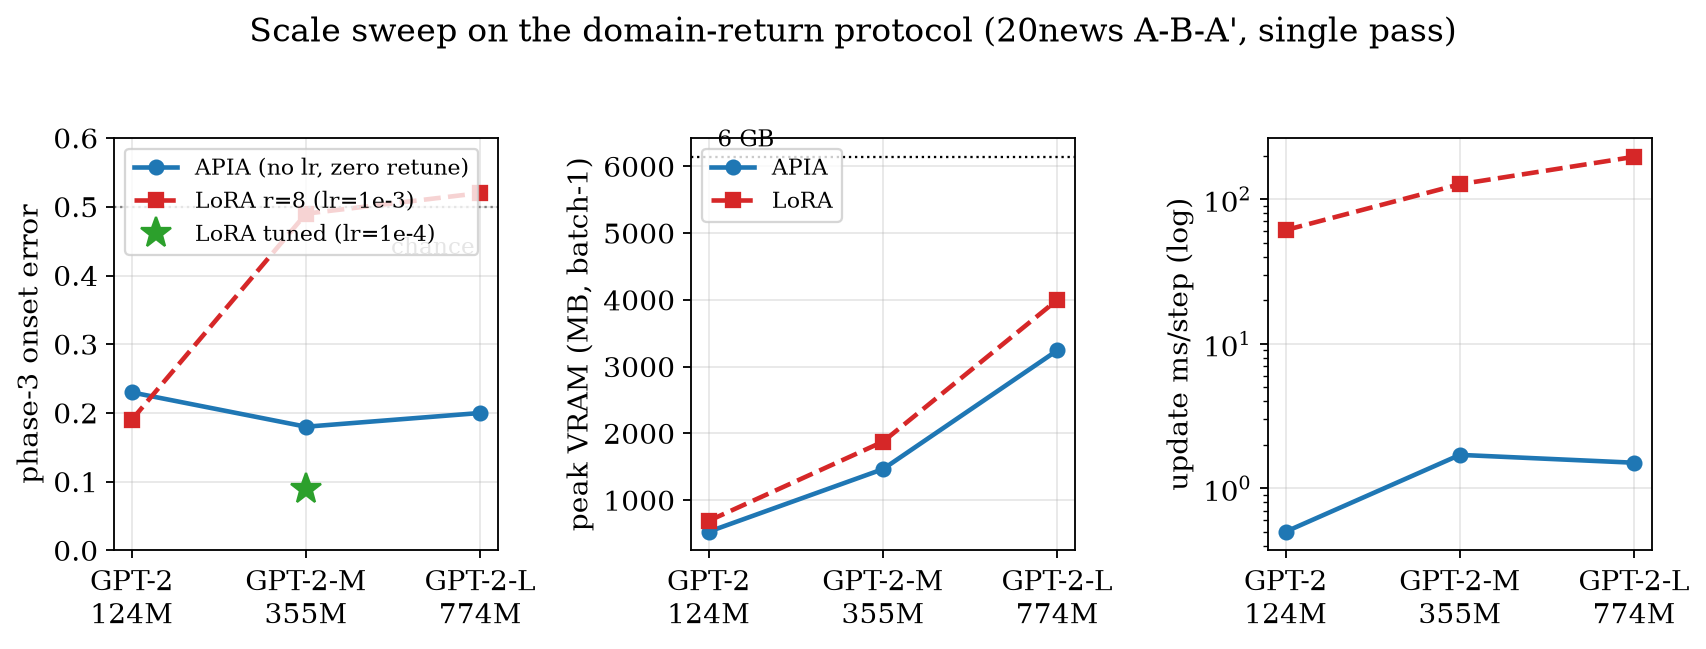

Reproduce this figure in Python.
"""fig_phase2_scale: 3-panel divergence plot from spike_results.json.

Left : P3-onset error vs model size (APIA flat band vs LoRA collapse;
       tuned-LoRA point shown honestly).
Mid  : peak VRAM, batch-1 streaming (APIA ~ weights+eps vs LoRA
       weights+backward+optimizer).
Right: update ms/step, log scale (scale-independent RLS vs growing
       LoRA step).
"""

import json
import numpy as np
import matplotlib.pyplot as plt

D = json.load(open("spike_results.json"))["results"]
MODELS = ["openai-community/gpt2", "openai-community/gpt2-medium",
          "openai-community/gpt2-large"]
XLAB = ["GPT-2\n124M", "GPT-2-M\n355M", "GPT-2-L\n774M"]
x = np.arange(3)

apia_on = [D[m]["apia"]["p3_onset"] for m in MODELS]
apia_vr = [D[m]["apia"]["vram_mb_batch1"] for m in MODELS]
apia_ms = [D[m]["apia"]["ms_per_step"] for m in MODELS]
def _lora(m):
    d = D[m]["lora"]
    return d if "p3_onset" in d else d["lr_1e-3"]  # headline = same lr

def _lora_field(m, f):
    e = _lora(m)
    return e[f] if f in e else D[m]["lora"][f]

lora_on = [_lora(m)["p3_onset"] for m in MODELS]
lora_vr = [_lora_field(m, "vram_mb") for m in MODELS]
lora_ms = [_lora_field(m, "ms_per_step") for m in MODELS]
tuned_on = D[MODELS[1]]["lora"]["lr_1e-4"]["p3_onset"]

plt.rcParams.update({"font.family": "serif", "font.size": 12,
                     "axes.grid": True, "grid.alpha": 0.3})
fig, ax = plt.subplots(1, 3, figsize=(10.5, 3.8))

ax[0].plot(x, apia_on, "o-", color="tab:blue", lw=2,
           label="APIA (no lr, zero retune)")
ax[0].plot(x, lora_on, "s--", color="tab:red", lw=2,
           label="LoRA r=8 (lr=1e-3)")
ax[0].plot(1, tuned_on, "*", ms=14, color="tab:green",
           label="LoRA tuned (lr=1e-4)")
ax[0].axhline(0.5, color="gray", ls=":", lw=1)
ax[0].annotate("chance", (1.97, 0.44), fontsize=10, color="gray",
               va="center", ha="right")
ax[0].set_ylabel("phase-3 onset error")
ax[0].set_ylim(0, 0.6)
ax[0].legend(fontsize=9.5, loc="upper left")

ax[1].plot(x, apia_vr, "o-", color="tab:blue", lw=2, label="APIA")
ax[1].plot(x, lora_vr, "s--", color="tab:red", lw=2, label="LoRA")
ax[1].axhline(6144, color="k", ls=":", lw=1)
ax[1].annotate("6 GB", (0.05, 6300), fontsize=10, color="k")
ax[1].set_ylabel("peak VRAM (MB, batch-1)")
ax[1].legend(fontsize=9.5, loc="upper left")

ax[2].semilogy(x, apia_ms, "o-", color="tab:blue", lw=2, label="APIA")
ax[2].semilogy(x, lora_ms, "s--", color="tab:red", lw=2,
               label="LoRA")
ax[2].set_ylabel("update ms/step (log)")
for a in ax:
    a.set_xticks(x); a.set_xticklabels(XLAB)
fig.suptitle("Scale sweep on the domain-return protocol "
             "(20news A-B-A', single pass)", y=1.03)
fig.tight_layout()
fig.savefig("fig_phase2_scale.png", dpi=165, bbox_inches="tight")
print("wrote fig_phase2_scale.png")
